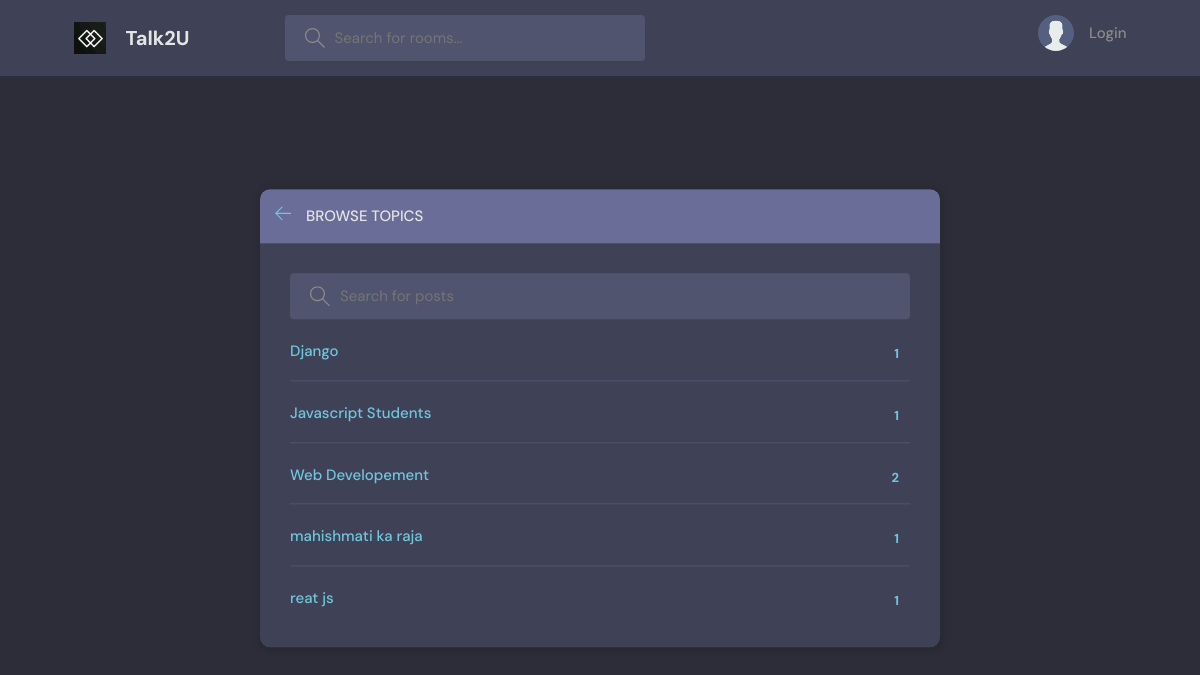
Page /topics/ on the committed database.
### base/models.py (models this page shows, shortened)
class Topic(models.Model):
    name=models.CharField(max_length=200)

### base/views.py (the view)
# urls.py: path('topics/', views.Topics, name='topics'),
def Topics(request):
    topics = Topic.objects.all()
    return render(request,'base/topics.html',{'topics':topics})

### base/templates/base/topics.html (shortened to what this page needs)
{% extends 'main.html' %}
{% block content %}
    <main class="create-room layout">
      <div class="container">
        <div class="layout__box">
          <div class="layout__boxHeader">
            <div class="layout__boxTitle">
              <a href="{% url 'home' %}">
                <svg version="1.1" xmlns="http://www.w3.org/2000/svg" width="32" height="32" viewBox="0 0 32 32">
                  <title>arrow-left</title>
                  <path
                    d="M13.723 2.286l-13.723 13.714 13.719 13.714 1.616-1.611-10.96-10.96h27.625v-2.286h-27.625l10.965-10.965-1.616-1.607z"
                  ></path>
                </svg>
              </a>
              <h3>Browse Topics</h3>
            </div>
          </div>
          <div class="topics-page layout__body">
            <form class="header__search">
              <label>
                <input placeholder="Search for posts" />
              </label>
            </form>
            <ul class="topics__list">
              {% for topic in topics %}
              <li>
                <a href="/" class="active">{{topic.name}}<span>{{topic.room_set.all.count}}</span></a>
              </li>
              {% endfor %}
            </ul>
          </div>
        </div>
      </div>
    </main>
    {% endblock content %}

### templates/main.html (shortened to what this page needs)
<!DOCTYPE html>
{% load static %}
<html lang="en">
  <head>
    <link rel="stylesheet" href="{% static 'styles/style.css' %}" />
  </head>
  <body>
    {% include "navbar.html" %}
    {%block content%}
    {%endblock%}
</body>
</html>

### templates/navbar.html (shortened to what this page needs)
{% load static %}
<header class="header header--loggedIn">
    <div class="container">
      <a href="{% url 'home' %}" class="header__logo">
        <img src="{% static 'images/fri.jpg'%}" />
        <h1>Talk2U</h1>
      </a>
      <form class="header__search">
        <label>
          <input placeholder="Search for rooms..." />
        </label>
      </form>
      <nav class="header__menu">
        {% if user.is_authenticated %}
        <div class="header__user">
          <a href="{% url 'update-profile' user.id %}">
            <div class="avatar avatar--medium active">
              <img src="https://randomuser.me/api/portraits/men/37.jpg" />
            </div>
            <p>{{user}} <span>@{{user.username}}</span></p>
          </a>
          <button class="dropdown-button">
            <svg version="1.1" xmlns="http://www.w3.org/2000/svg" width="32" height="32" viewBox="0 0 32 32">
              <title>chevron-down</title>
              <path d="M16 21l-13-13h-3l16 16 16-16h-3l-13 13z"></path>
            </svg>
          </button>
        </div>
        {% else %}
          <a href="{% url 'login' %}">
            <img src="{% static 'images/avatar.svg' %}" />
            <p>Login</p>
          </a>
        {% endif %}
      </nav>
    </div>
  </header>

### static/styles/style.css (style rules this page uses)
:root { --color-main: #71c6dd; --color-main-light: #e1f6fb; --color-dark: #3f4156; --color-dark-medium: #51546e; --color-dark-light: #696d97; --color-light: #e5e5e5; --color-gray: #8b8b8b; --color-light-gray: #b2bdbd; --color-bg: #2d2d39; --color-success: #5dd693; --color-error: #fc4b0b; }
* { font-family: "DM Sans", -apple-system, BlinkMacSystemFont, "Segoe UI", Roboto, Oxygen, Ubuntu, Cantarell, "Open Sans", "Helvetica Neue", sans-serif; margin: 0; padding: 0; box-sizing: border-box; text-rendering: optimizeLegibility; font-size: inherit; }
html { font-size: 56.25%; }
@media only screen and (min-width: 1200px) { html { font-size: 62.5%; } }
body { line-height: 1.6; font-weight: 400; font-size: 1.5rem; color: var(--color-light-gray); background-color: var(--color-bg); min-height: 100vh; }
img { width: 100%; }
a { display: inline-block; color: var(--color-main); text-decoration: none; }
.container { max-width: 120rem; width: 90%; margin: auto; }
.header { padding: 1.5rem; background-color: var(--color-dark); }
.header > .container { display: flex; gap: 9.5rem; }
.header__logo, .header__user { display: flex; gap: 2rem; align-items: center; }
.header__logo > img { height: 3.2rem; width: 3.2rem; }
.header__logo > h1 { font-weight: 700; font-size: 2rem; color: var(--color-light); }
.header__search > label { background-color: var(--color-dark-medium); padding: 1.3rem 1rem; display: flex; align-items: center; gap: 1rem; border-radius: 4px; }
.header__search svg { fill: var(--color-gray); width: 2rem; height: 2rem; margin-left: 1rem; }
.header__search input { width: 30rem; background: transparent; border: none; outline: none; color: var(--color-light); }
.header__menu { margin-left: auto; position: relative; }
.header__menu a { display: flex; gap: 1.5rem; align-items: center; font-weight: 500; text-decoration: none; color: var(--color-gray); }
.header__menu img { height: 3.6rem; }
.header__menu p { line-height: 1.2; }
.layout { margin-top: 2.4rem; }
.layout > .container { display: flex; justify-content: space-between; align-items: flex-start; }
.layout__box { width: 90%; max-width: 48rem; min-height: 40rem; position: absolute; top: 50%; left: 50%; transform: translate(-50%, -46%); background-color: var(--color-dark); border-radius: 1rem; box-shadow: 1px 1px 6px 3px rgba(0, 0, 0, 0.1); overflow: hidden; }
.layout__boxHeader { display: flex; padding: 1.5rem; background-color: var(--color-dark-light); }
.layout__boxTitle { display: flex; gap: 1.5rem; align-items: center; }
.layout__boxTitle h3 { text-transform: uppercase; font-weight: 500; color: var(--color-light); }
.layout__boxTitle svg { width: 1.6rem; height: 1.6rem; fill: var(--color-main); }
.layout__body { margin: 3rem; }
.topics__list { list-style: none; }
.topics__list li a { display: flex; justify-content: space-between; margin-bottom: 3rem; font-weight: 500; color: var(--color-light-gray); transition: all 0.3s ease-in-out; }
.topics__list li a.active, .topics__list li a:hover { color: var(--color-main); }
.topics__list li a span { padding: 0.5rem 1rem; background-color: var(--color-dark); border-radius: 3px; font-size: 1.3rem; font-weight: 700; letter-spacing: 1px; }
.topics-page .topics__list li:not(:last-child) a { margin: 2rem 0; padding-bottom: 1rem; text-decoration: none; border-bottom: 1px solid var(--color-dark-medium); }
.topics-page .header__search { display: block; }
.create-room.layout .layout__box { max-width: 68rem; }

### rows in the picture
Topic: name "Django", room_set.all.count "1"
Topic: name "Javascript Students", room_set.all.count "1"
Topic: name "Web Developement", room_set.all.count "2"
Topic: name "mahishmati ka raja", room_set.all.count "1"
Topic: name "reat js", room_set.all.count "1"
